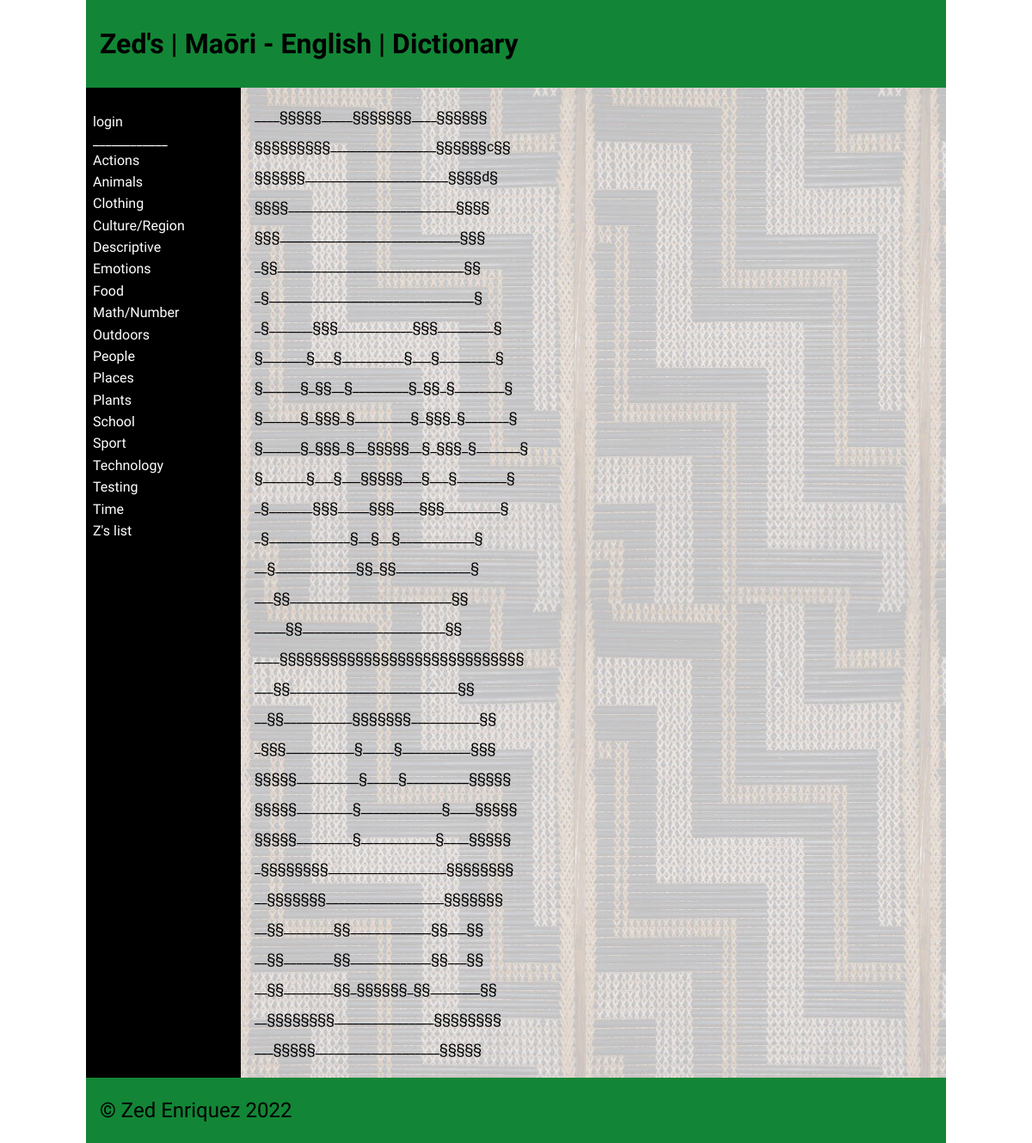
The page / on the database its author committed.
### tables this page shows
CREATE TABLE "categories"
(
	id integer
		constraint categories_pk
			primary key autoincrement,
	category_name varchar(30)
);

### app.py (the view)
@app.route('/')
def render_homepage():
    print(session)
    return render_template("home.html", logged_in=is_logged_in(), contents=dictionary_data(),
                           categories_obtained=categories(), teacher_perm=is_teacher(), user_obtained=user_details())

### app.py (called while the page is built)
def create_connection(db_file):
    try:
        connection = sqlite3.connect(db_file)
        connection.execute('pragma foreign_keys=ON')
        return connection
    except Error as e:
        print(e)
    return None

def categories():
    query = "SELECT id, category_name FROM categories ORDER BY category_name ASC"
    con = create_connection(DATABASE)
    cur = con.cursor()
    cur.execute(query)
    category_list = cur.fetchall()
    con.close()
    return category_list

def dictionary_data():
    con = create_connection(DATABASE)
    query = "SELECT * FROM dictionary ORDER BY Maori ASC "
    cur = con.cursor()
    cur.execute(query,)
    contents = cur.fetchall()
    con.close()
    return contents

def is_logged_in():
    if session.get("email") is None:
        print("not logged in")
        return False
    else:
        print("logged in")
        return True

def is_teacher():
    if session.get("teacher") == 0:
        print("A teacher isn't logged in")
        return False
    else:
        print("A Teacher is logged in")
        return True

def user_details():
    con = create_connection(DATABASE)
    query = "SELECT fname, lname, id FROM users"
    cur = con.cursor()
    cur.execute(query,)
    user_obtained = cur.fetchall()
    con.close()
    return user_obtained

### templates/home.html
{% extends 'base.html' %}
{% block heading %}
    {% if logged_in %}
        {% if teacher_perm %}
            The Best | Maōri - English | Dictionary
        {% endif %}
    {% else %}
        Zed's | Maōri - English | Dictionary
    {% endif %}
{% endblock %}
{% block main %}
    {% if logged_in %}
        <h1>Welcome</h1>
        <p>You are free to browse around and discover
            words that you are or aren't familiar with.</p>
        {% if teacher_perm %}
            <p>( ◑‿◑)ɔ┏🍟   🍔┑٩(^◡^ )</p>
        {% endif %}
    {% else %}
        <div class = "Panda">
        <p>____§§§§§_____§§§§§§§____§§§§§§</p>
        <p>§§§§§§§§§_________________§§§§§§c§§</p>
        <p>§§§§§§_______________________§§§§d§</p>
        <p>§§§§___________________________§§§§</p>
        <p>§§§_____________________________§§§</p>
        <p>_§§______________________________§§</p>
        <p>_§_________________________________§</p>
        <p>_§_______§§§____________§§§_________§</p>
        <p>§_______§___§__________§___§_________§</p>
        <p>§______§_§§__§_________§_§§_§________§</p>
        <p>§______§_§§§_§_________§_§§§_§_______§</p>
        <p>§______§_§§§_§__§§§§§__§_§§§_§_______§</p>
        <p>§_______§___§___§§§§§___§___§________§</p>
        <p>_§_______§§§_____§§§____§§§_________§</p>
        <p>_§_____________§__§__§____________§</p>
        <p>__§_____________§§_§§____________§</p>
        <p>___§§__________________________§§</p>
        <p>_____§§_______________________§§</p>
        <p>____§§§§§§§§§§§§§§§§§§§§§§§§§§§§§</p>
        <p>___§§___________________________§§</p>
        <p>__§§___________§§§§§§§___________§§</p>
        <p>_§§§___________§_____§___________§§§</p>
        <p>§§§§§__________§_____§__________§§§§§</p>
        <p>§§§§§_________§_____________§____§§§§§</p>
        <p>§§§§§_________§____________§____§§§§§</p>
        <p>_§§§§§§§§___________________§§§§§§§§</p>
        <p>__§§§§§§§___________________§§§§§§§</p>
        <p>__§§________§§_____________§§___§§</p>
        <p>__§§________§§_____________§§___§§</p>
        <p>__§§________§§_§§§§§§_§§________§§</p>
        <p>__§§§§§§§§________________§§§§§§§§</p>
        <p>___§§§§§____________________§§§§§</p>
        </div>
    {% endif %}
{% endblock %}

### templates/base.html (shortened to what this page needs)
<!doctype html>
<html lang="en">
<head>
	<link href="{{ url_for('static', filename='css/style.css') }}" rel="stylesheet">
</head>
<body>
	<div id="container">
		<header>
			<h1>{% block heading %}{% endblock %}</h1>
		</header>
		<nav>
			<ul>
				{% if logged_in %}
					<li><a href="/">ʕ•́ᴥ•̀ʔっ</a></li>
						{% if teacher_perm %}
						<li><a href="/add_category">Add a category</a></li>
						{% endif %}
                    <li><a href="/logout">Logout</a></li>
				{% else %}
                    <li><a href="/login">login</a></li>
                {% endif %}
			</ul>
			<a> ____________ </a>
			<ul>
				{% for category in categories_obtained %}
				<li><a href="/category/{{ category[0] }}">{{ category[1] }}</a></li>
				{% endfor %}}
			</ul>
		</nav>
		<main>
            {% block main%}{% endblock %}
        </main>
		<footer>
			<p>
				&copy; Zed Enriquez 2022
			</p>
		</footer>
	</div>
</body>
</html>

### static/css/style.css (style rules this page uses)
* { font-family: Comfortaa, sans-serif; margin: 0; padding: 0; box-sizing: border-box; }
.Panda { padding:0; }
#container { display: grid; grid-template-columns: 75px auto; grid-template-areas: 'nav header' 'main main' 'footer footer'; }
header { grid-area: header; background-color: #128636; padding: 1rem; }
nav { grid-area: nav; }
main { grid-area: main; padding: 1rem; background-color: #999; }
h1, h2, h3, h4 { padding: 1rem 0; font-family: Comfortaa, sans-serif; color: #000; }
p { padding: 0.5rem 0; }
a { color: #000; }
footer { grid-area: footer; padding: 1rem; background-color: #128636; }
footer p { color: #000; font-size: 1.5rem; }
@media only screen and (min-width: 768px) { #container { grid-template-columns: 180px auto; grid-template-areas: 'header header' 'nav main' 'footer footer'; } }
@media only screen and (min-width: 768px) { nav { background: linear-gradient(180deg, rgb(0 0 0) 0%, rgba(0, 0, 0, 1) 50%, rgb(0 0 0) 100%); padding: 0.5rem; } }
@media only screen and (min-width: 768px) { nav ul { list-style: none; } }
@media only screen and (min-width: 768px) { nav li { padding: 0.2rem 0; } }
@media only screen and (min-width: 768px) { nav a { color: #fff; text-decoration: none; } }
@media only screen and (min-width: 768px) { main { background-image: url('../images/poutama.jpg'); } }
@media only screen and (min-width: 1000px) { #container { width: 1000px; margin: auto; } }

### rows shown on the page
categories: category_name "Actions"
categories: category_name "Animals"
categories: category_name "Clothing"
categories: category_name "Culture/Region"
categories: category_name "Descriptive"
categories: category_name "Emotions"
categories: category_name "Food"
categories: category_name "Math/Number"
categories: category_name "Outdoors"
categories: category_name "People"
categories: category_name "Places"
categories: category_name "Plants"
categories: category_name "School"
categories: category_name "Sport"
categories: category_name "Technology"
categories: category_name "Testing"
categories: category_name "Time"
categories: category_name "Z's list"
